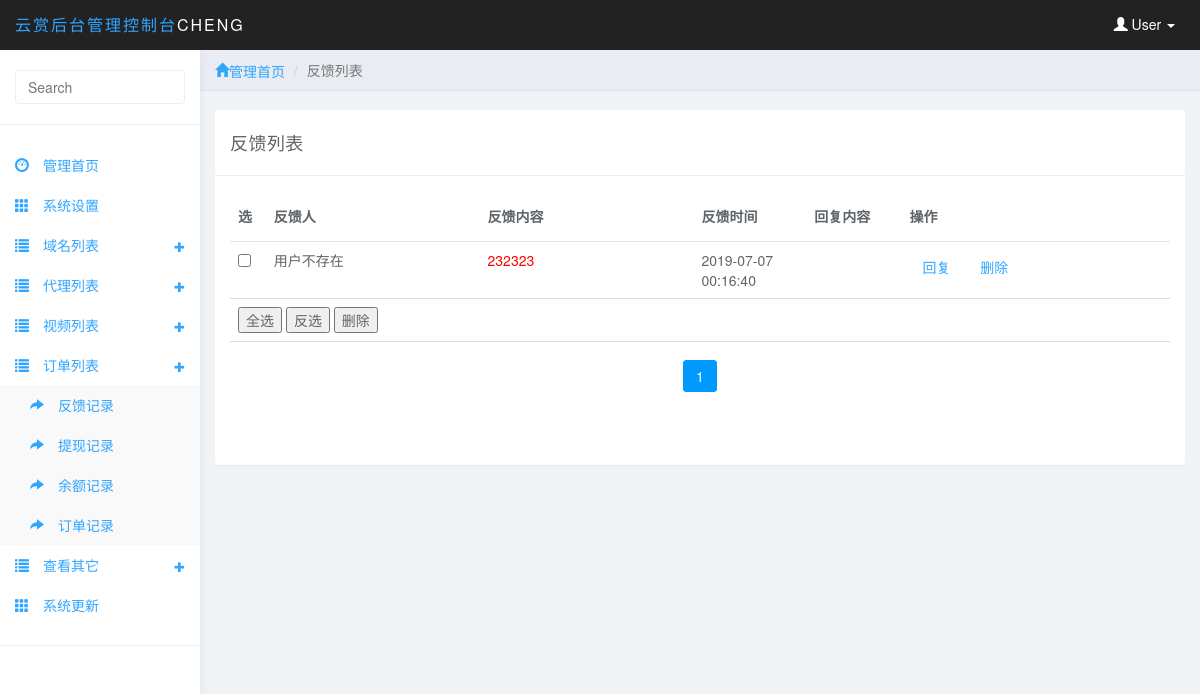
The app's page /adminfywl/fankui.php?key=232323 (signed in) with its own data.
### tables this page shows
CREATE TABLE IF NOT EXISTS `fengyunwl_admin` (
  `a_name` varchar(255) DEFAULT NULL,
  `a_password` varchar(255) DEFAULT NULL,
  `ID` int(11) NOT NULL AUTO_INCREMENT,
  PRIMARY KEY (`ID`)
);

CREATE TABLE IF NOT EXISTS `fengyunwl_fankui` (
  `uid` int(11) DEFAULT NULL,
  `remark` longtext,
  `huifu` longtext,
  `date` datetime DEFAULT NULL,
  `ID` int(11) NOT NULL AUTO_INCREMENT,
  PRIMARY KEY (`ID`)
);

CREATE TABLE IF NOT EXISTS `fengyunwl_system` (
  `ID` int(11) NOT NULL AUTO_INCREMENT,
  `s_userupload` int(11) DEFAULT NULL,
  `s_pc` int(11) DEFAULT NULL,
  `s_suiji` int(11) DEFAULT '0',
  `s_api` longtext,
  `s_mintxje` double DEFAULT NULL,
  `s_maxtxje` double DEFAULT NULL,
  `s_maxtxcs` int(11) DEFAULT NULL,
  `s_txsxf` double DEFAULT NULL,
  `s_name` longtext,
  `s_sname` longtext,
  `s_content` longtext,
  `s_domain` longtext,
  `s_domains` longtext,
  `s_tzdomain1` longtext,
  `s_tzdomain2` longtext,
  `s_tzdomain3` longtext,
  `s_tzdomain4` longtext,
  `s_tzdomain5` longtext,
  `s_tzdomain6` longtext,
  `s_tzdomain7` longtext,
  `s_tzdomain8` longtext,
  `s_tzdomain9` longtext,
  `s_tzdomain10` longtext,
  `s_hezi` int(11) DEFAULT NULL,
  `s_fangfengurl` longtext,
  `s_tichengset` int(11) DEFAULT NULL,
  `s_morenticheng` double DEFAULT NULL,
  `s_banben` double DEFAULT NULL,
  `s_dingshi` int(11) DEFAULT NULL,
  `s_tzweiba` longtext,
  `s_notice` longtext,
  `s_dailiprice` decimal(8,2) NOT NULL,
  `s_wapnotice` longtext,
  `s_sort` int(11) DEFAULT NULL,
  PRIMARY KEY (`ID`)
);

### system/config.php (called while the page is built, shortened)
<?php
 $result = mysql_query('select * from '.flag.'system where id = 1');
$result = mysql_query('select * from '.flag.'admin where id = 1  ');
$row = mysql_fetch_array($result);
$a_name = $row['a_name'];
?>

### system/inc.php (called while the page is built, shortened)
<?php
require_once('library.php');
 require_once('config.php');
require_once('function.php');
?>

### system/library.php (called while the page is built, shortened)
<?php
function page_handle($t0, $t1, $t2) {
	if (isset($_REQUEST[$t0])) {
		$page_num = $_REQUEST[$t0];
		if (empty($page_num) || $page_num < 1 || !is_numeric($page_num)) {
			$page_num = 1;
		} else {
			$page_num = intval($page_num);
		}
	} else {
		$page_num = 1;
	}
	if ($t2 == 0) {
		$page_sum = 1;
	} else {
		$page_sum = ceil($t2 / $t1);
	}
	$from_num = ($page_num - 1) * $t1;
	$tmp = array();
	$tmp[0] = $from_num;
	$tmp[1] = $t1;
	$tmp[2] = $page_sum;
	$tmp[3] = $page_num;
	$tmp[4] = $t0;
	return $tmp;
}
?>

### system/function.php (called while the page is built, shortened)
    <?php
function get_user($value,$uid)
{
	$result = mysql_query('select  *  from '.flag.'user where id = '.$uid.'  ');
	if (!!($row = mysql_fetch_array($result))) {
		return $row[$value];
	} else {
		return '用户不存在';
	}
}
  ?>

### adminfywl/fankui.php (the view, shortened to what this page needs)
<?
include('../system/inc.php');
include('./admin_config.php');
					?>
<!DOCTYPE html>
<html>
<head>
<link href="css/bootstrap.min.css" rel="stylesheet">
<link href="css/datepicker3.css" rel="stylesheet">
<link href="css/styles.css" rel="stylesheet">
<meta http-equiv="Content-Type" content="text/html; charset=utf-8"></head>
<body>
	<? include('header.php');?>
	<? include('left.php');?>
	<div class="col-sm-9 col-sm-offset-3 col-lg-10 col-lg-offset-2 main">
		<div class="row">
			<ol class="breadcrumb">
				<li><a href="admin_index.php"><span class="glyphicon glyphicon-home">管理首页</span></a></li>
				<li class="active">反馈列表</li>
			</ol>
		</div>
<br>
		<div class="row">
			<div class="col-lg-12">
				<div class="panel panel-default">
					<div class="panel-heading">反馈列表</div>
					<div class="panel-body">
                                      <form id="form2" name="form2" method="post" action="" onSubmit="return checkF(this)">
					<table  class="table table-hover">
						    <thead>
						    <tr align="center">
						      	<th   width="20"><span onClick="selectBox('reverse')">选</span></th>
								<th width="180" class="sort">反馈人</th>
								<th width="180" class="sort"><span>反馈内容</span></th>
								<th class="sort" width="95">反馈时间</th>
								<th class="sort" width="80">回复内容</th>
								<th width="226"><span>操作</span></th>
						    </tr>
						    </thead>
							<?php
  if (isset($_GET['key'])) {
 $sql = 'select * from '.flag.'fankui where remark like "%'.$_GET['key'].'%"   order by ID desc , id desc';
 							}
							else{
									$sql = 'select * from '.flag.'fankui  order by ID desc , id desc';
 								}
								$pager = page_handle('page',20,mysql_num_rows(mysql_query($sql)));
								$result = mysql_query($sql.' limit '.$pager[0].','.$pager[1].'');
							while($row= mysql_fetch_array($result)){
						 $remark=str_replace($_GET['key'],"<font color=red> ".$_GET['key']."</font>",$row['remark']);
 							?>
															<tr>
									<td><input type="checkbox" name="id[]" value="<? echo $row['ID']?>" style="background:none; border:none;" /></td>
									<td align=""><?=get_user('username',$row['uid'])?></td>
									<td align="">
									 <?=$remark?>								</td>
									<td><?=$row['date']?></td>
									<td><?=$row['huifu']?></td>
									<td>
                                         <a class="btn" href="fankui_edit.php?id=<? echo $row['ID']?>" >回复</a>
                                <a class="btn" href="?act=del&id=<? echo $row['ID']?>" >删除</a>								</tr>
								<? }?>
							 		<tr align="left">
															  <td colspan="10"  align="left"><input type="button" value="全选"   onClick="selectBox('all')"/>
<input type="button" value="反选"  onClick="selectBox('reverse')"/>
<input type="submit" name="btnSave"  onclick="Javascript:return confirm('您确定要删除所选ID吗');"     value="删除"/>&nbsp;						  						  </td>
						  </tr>
												<tr>
															  <td colspan="10"><div class="pagelist">
 <?php echo xiaoyewl_pape($pager[2],$pager[3],$pager[4],2);?>
 </div>			 						  						  </td>
						  </tr>
						</table>
						</form>
					</div>
				</div>
			</div>
		</div>
	</div>
</body>
</html>
<?PHP
function xiaoyewl_pape($t0, $t1, $t2, $t3) {
	$page_sum = $t0;
	$page_current = $t1;
	$page_parameter = $t2;
	$page_len = $t3;
	$page_end = '';
	$page_start = $page_current - $page_len;
	if ($page_start <= 0) {
		$page_start = 1;
	}
	$page_end = $page_current + $page_len;
	if ($page_end > $page_sum) {
		$page_end = $page_sum;
	}
	$page_link = $_SERVER['REQUEST_URI'];
	$tmp_arr = parse_url($page_link);
	if (isset($tmp_arr['query'])){
		$url = $tmp_arr['path'];
		$query = $tmp_arr['query'];
		parse_str($query, $arr);
		unset($arr[$page_parameter]);
		if (count($arr) != 0){
			$page_link = $url.'?'.http_build_query($arr).'&';
		}else{
			$page_link = $url.'?';
		}
	}else{
		$page_link = $page_link.'?';
	}
	$page_back = '';
	$page_home = '';
	$page_list = '';
	$page_last = '';
	$page_next = '';
	$tmp = '';
	if ($page_current == 1) {
		$page_back = '';
	} else {
		$page_back = '<a href="'.$page_link.$page_parameter.'='.($page_current - 1).'" title="上一页">上一页</a>';
	}
	for ($i = $page_start; $i <= $page_end; $i++) {
		if ($i == $page_current) {
			$page_list = $page_list.'<span class="current">'.$i.'</span>';
		} else {
			$page_list = $page_list.'<a href="'.$page_link.$page_parameter.'='.$i.'" title="第'.$i.'页">'.$i.'</a>';
		}
	}
	if ($page_current == $page_sum) {
		$page_next = '';
	} else {
		$page_next = '<a href="'.$page_link.$page_parameter.'='.($page_current + 1).'" title="下一页">下一页</a>';
	}
	$tmp = $tmp.$page_back.$page_home.$page_list.$page_last.$page_next.'';
	return $tmp;
}
?>

### adminfywl/header.php (shortened to what this page needs)
<nav class="navbar navbar-inverse navbar-fixed-top" role="navigation">
		<div class="container-fluid">
			<div class="navbar-header">
				<a class="navbar-brand" href="#"><span>云赏后台管理控制台</span><?=$a_name?></a>
				<ul class="user-menu">
					<li class="dropdown pull-right">
						<a href="#" class="dropdown-toggle" data-toggle="dropdown"><span class="glyphicon glyphicon-user"></span> User <span class="caret"></span></a>
					</li>
				</ul>
			</div>
		</div>
	</nav>

### adminfywl/css/styles.css (style rules this page uses)
body { background: #f1f4f7; padding-top: 50px; color: #5f6468; }
a, a:hover, a:focus { color: #30a5ff; }
.navbar-header .navbar-brand { color: #fff; font-size: 16px; text-transform: uppercase; font-weight: 500; letter-spacing: 2px; }
.navbar-header .navbar-brand span { color: #30a5ff; }
.panel { border: 0; }
.panel-heading { font-size: 18px; font-weight: 300; letter-spacing: 0.025em; height: 66px; line-height: 45px; }
.panel-default .panel-heading { background: #fff; border-bottom: 1px solid #eee; color: #5f6468; }
.navbar { border: 0; }
.user-menu { display: inline-block; margin-top: 14px; margin-right: 10px; float: right; list-style: none; padding: 0; }
.user-menu a { color: #fff; }
@media (min-width: 768px) { .navbar-header { width: 100%; } }
.breadcrumb { border-radius: 0; padding: 10px 15px; background: #e9ecf2; box-shadow: 0 1px 1px rgba(0, 0, 0, .05); margin: 0 ; }
.table { background: #fff; }
.table>thead>tr>th { border-bottom: 1px solid #e6e7e8; vertical-align: middle; height: 50px; }

### adminfywl/fankui.php (style rules this page uses)
.pagelist { padding:10px 0; text-align:center; }
.pagelist span,.pagelist a { border-radius:3px; border:1px solid #dfdfdf;display:inline-block; padding:5px 12px; }
.pagelist span.current { background:#09F; color:#FFF; border-color:#09F; margin:0 2px; }

### records on screen
fengyunwl_admin: a_name "CHENG"
fengyunwl_fankui: uid "用户不存在", remark "232323", date "2019-07-07 00:16:40"
